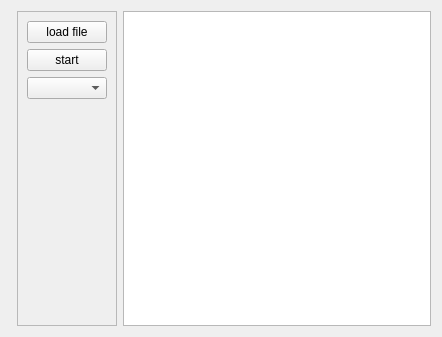
<?xml version="1.0" encoding="UTF-8"?>
<ui version="4.0">
 <class>MainBox</class>
 <widget class="QWidget" name="MainBox">
  <property name="geometry">
   <rect>
    <x>0</x>
    <y>0</y>
    <width>442</width>
    <height>337</height>
   </rect>
  </property>
  <property name="windowTitle">
   <string>Dialog</string>
  </property>
  <layout class="QHBoxLayout" name="horizontalLayout">
   <item>
    <widget class="SerialBox5" name="serial_widget" native="true"/>
   </item>
   <item>
    <widget class="QFrame" name="frame">
     <property name="sizePolicy">
      <sizepolicy hsizetype="Fixed" vsizetype="Preferred">
       <horstretch>0</horstretch>
       <verstretch>0</verstretch>
      </sizepolicy>
     </property>
     <property name="frameShape">
      <enum>QFrame::StyledPanel</enum>
     </property>
     <property name="frameShadow">
      <enum>QFrame::Raised</enum>
     </property>
     <layout class="QVBoxLayout" name="verticalLayout">
      <item>
       <widget class="QPushButton" name="btn_load">
        <property name="text">
         <string>load file</string>
        </property>
       </widget>
      </item>
      <item>
       <widget class="QPushButton" name="btnPower">
        <property name="text">
         <string>start</string>
        </property>
        <property name="checkable">
         <bool>true</bool>
        </property>
       </widget>
      </item>
      <item>
       <widget class="QComboBox" name="cb_append"/>
      </item>
      <item>
       <widget class="QwtKnob" name="knob_Interval"/>
      </item>
      <item>
       <spacer name="verticalSpacer">
        <property name="orientation">
         <enum>Qt::Vertical</enum>
        </property>
        <property name="sizeHint" stdset="0">
         <size>
          <width>20</width>
          <height>40</height>
         </size>
        </property>
       </spacer>
      </item>
     </layout>
    </widget>
   </item>
   <item>
    <widget class="QListWidget" name="listWidget"/>
   </item>
  </layout>
 </widget>
 <customwidgets>
  <customwidget>
   <class>QwtKnob</class>
   <extends>QWidget</extends>
   <header>qwt_knob.h</header>
  </customwidget>
  <customwidget>
   <class>SerialBox5</class>
   <extends>QWidget</extends>
   <header>serialbox5.hpp</header>
   <container>1</container>
  </customwidget>
 </customwidgets>
 <resources/>
 <connections/>
</ui>
